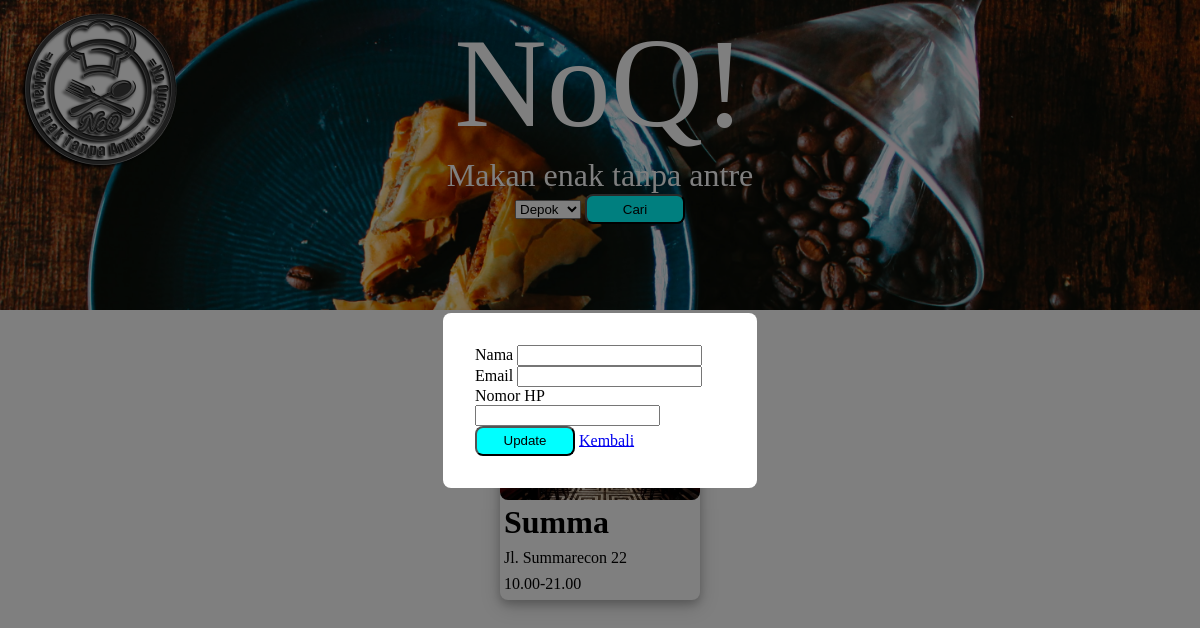
The app's page /profile_edit.php with its own data.
### tables this page shows
CREATE TABLE `restoran` (
  `resto_id` int(11) NOT NULL,
  `resto_status` varchar(255) NOT NULL,
  `resto_name` varchar(24) NOT NULL,
  `resto_address` varchar(64) NOT NULL,
  `resto_number` varchar(20) NOT NULL,
  `resto_image` varchar(255) NOT NULL,
  `resto_open` varchar(24) NOT NULL,
  `qr_ovo` varchar(255) NOT NULL,
  `qr_gopay` varchar(255) NOT NULL,
  `loc_id` int(11) NOT NULL
);

### profile_edit.php (the view, shortened to what this page needs)
<?php include ('server.php')?>
<!DOCTYPE html>
<html lang="en">
  <head>
    <link rel="stylesheet" href="style.css" />
  </head>
  <body>
  <header class="header" style="background-image: url(./admin/images/cover-resto.jpeg)">
      <a href="./homepage.php">
        <img
          style="position: absolute; top: 0px; left: 0px"
          src="./admin/images/logo.png"
          alt="logo"
      /></a>
      <div class="center">
        <span class="judul">NoQ!</span>
        <br />
        <span class="motto">Makan enak tanpa antre</span>
      </div>
      <div class="search-location">
      <?php
                $query = mysqli_query($db, "select * from restoran_loc");
                ?>
                <form method="post" action="">
                    <select name="location" id="location">
                    <?php
                        while($resto = mysqli_fetch_array($query))
                        {
                            ?>
                            <option value = "<?php echo $resto['loc_id'];?>">
                            <?php
                                echo $resto['loc_name']; ?>
                            </option>
                            <?php
                        }
                    ?>
                    </select>
                    <button type="submit" class="btn" name="filter">Cari</button>
                </form>
      </div>
    </header>
    <?php
                if(isset($_POST['filter']))
                {?>
                <div class="content">
                  <div class="recommendation-container">
                      <h3>Rekomendasi untuk kamu!</h3>
                  </div>
                    <div class="cards">
                    <?php
                    if(!empty($_POST['location']))
                    {
                        $selected = $_POST['location'];
                        $query = mysqli_query($db, "select * from restoran where loc_id='$selected'");
                            while($resto = mysqli_fetch_array($query))
                            {?>
                            <?php $res_img = "admin/images/".$resto['resto_image'];
                                  $res_id = $resto['resto_id'];
                            ?>
                            <a href="menu-resto.php?resto_id=<?php echo $resto['resto_id']?>" style=" text-decoration:none; color:black;">
                            <div class="card">
                                <span
                                class="card-image"
                                style="background-image: url('<?php echo $res_img;?>');"
                                ></span>
                                <div class="card-content">
                                  <h3 class="nama-resto"><?php echo $resto['resto_name'];?></h3>
                                  <span class="alamat"><?php echo $resto['resto_address'];?></span>
                                  <span class="alamat"><?php echo $resto['resto_open'];?></span>
                                </div>
                            </div></a>
                        <?php }?>
              <?php }?>
          <?php }
            else{?>
              <?php $query = mysqli_query($db, "select * from restoran");?>
                <div class="content">
                  <div class="cards">
                  <?php
                          while($resto = mysqli_fetch_array($query))
                          {?>
                          <a href="menu-resto.php?resto_id=<?= $resto['resto_id']?>" style="text-decoration:none; color:black;">
                          <div class="card">
                              <div class="card-content">
                                <h3 class="nama-resto"><?php echo $resto['resto_name'];?></h3>
                                <span class="alamat"><?php echo $resto['resto_address'];?></span>
                                <span class="alamat"><?php echo $resto['resto_open'];?></span>
                              </div>
                          </div></a>
                  <?php }?>
                  </div>
                </div>
              <?php }?>
    <div class="modal-bg">
    	<div class="modal-container">
      <?php
        $user = $_SESSION['username'];
        $query = mysqli_query($db, "select nama,email,no_hp,password from users where username='$user'");
        $users = mysqli_fetch_array($query);
        ?>
			<form method="post" action="profile_edit.php" class="form" enctype="multipart/form-data">
				<div class="input-group">
					<label>Nama</label>
					<input type="text" name="nama" value="<?php echo $users['nama']; ?>">
				</div>
				<div class="input-group">
					<label>Email</label>
					<input type="email" name="email" value="<?php echo $users['email']; ?>">
				</div>
        <div class="input-group">
					<label>Nomor HP</label>
					<input type="text" name="no_hp" value="<?php echo $users['no_hp']; ?>">
				</div>
				<div class="input-group">
					<button type="submit" class="btn" name="edit">Update</button>
          <a href="./profile.php">Kembali</a>
				</div>
			</form>
		</div>
	</div>
  </body>
</html>

### style.css (style rules this page uses)
body { margin: 0; height: 100%; }
p, h1, h2, h3, h4, h5, h6 { margin: 0px; }
.header { background-image: url("./images/cover-resto.jpeg"); background-size: cover; height: 300px; padding-top: 10px; }
.center { text-align: center; }
.center > span { color: white; }
.judul { font-size: 8rem; }
.motto { font-size: 2rem; }
.search-location { display: flex; flex-direction: row; justify-content: center; }
.content { padding-top: 20px; padding-left: 60px; padding-right: 60px; }
h3 { margin: 0px; font-size: 2rem; }
button { height: 30px; width: 100px; background-color: aqua; border-radius: 8px; }
.cards { display: flex; flex-direction: row; justify-content: space-evenly; margin-top: 30px; }
.card { display: flex; flex-direction: column; width: 200px; height: 240px; background-color: blue; border-radius: 8px; background-color: #ffff; box-shadow: 0 4px 8px 0 rgba(0, 0, 0, 0.2), 0 6px 20px 0 rgba(0, 0, 0, 0.19); }
.card-content { height: 100px; display: flex; flex-direction: column; }
.nama-resto, .alamat, .rate { margin: 4px; }
.modal-bg { position: fixed; width: 100%; height: 100%; top: 0; left: 0; background-color: rgba(0, 0, 0, 0.5); display: flex; justify-content: center; align-items: center; }
.modal-container { width: 250px; max-width: 2500px; margin: 1rem; padding: 2rem; background: #ffffff; border-radius: 8px; }
.form { display: flex; flex-direction: column; }

### records on screen
restoran: resto_name "Summa", resto_address "Jl. Summarecon 22", resto_open "10.00-21.00"

### other values on screen
form field location "Depok"
